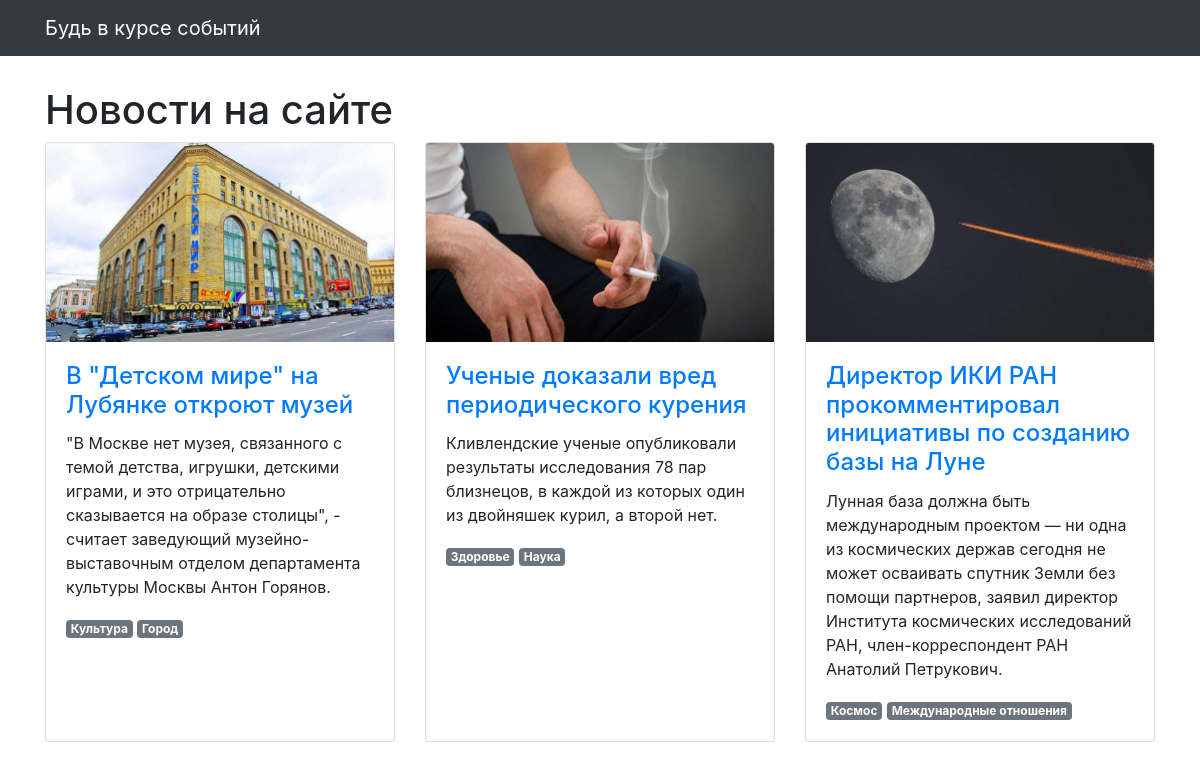
The page / on the database its author committed.
### articles/models.py (models this page shows, shortened)
class Article(models.Model):
    title = models.CharField(max_length=256, verbose_name='Название статьи')
    text = models.TextField(verbose_name='Текст')
    published_at = models.DateTimeField(verbose_name='Дата публикации статьи')
    image = models.ImageField(upload_to='articles/', blank=True, null=True, verbose_name='Картинка')
    tags = models.ManyToManyField(Tag, related_name='article', through='Scope')
    class Meta:
        verbose_name = 'Статья'
        verbose_name_plural = 'Статьи'
        ordering = ['-published_at']

class Tag(models.Model):
    name = models.CharField(max_length=50)

### articles/views.py (the view)
# urls.py: path('', articles_list, name='articles'),
def articles_list(request):
    object_list = Article.objects.order_by('-published_at')
    template = 'articles/news.html'
    context = {
        'object_list': object_list,
        'page_title': 'Новости на сайте'
    }
    ordering = '-published_at'
    return render(request, template, context)

### articles/templates/articles/news.html (shortened to what this page needs)
{% extends "articles/base.html" %}
{% load static %}
{% block content %}
<h1>{{ page_title }}</h1>
  <div class="row">
    {% for article in object_list %}
      <div class="col-lg-4 col-sm-6 portfolio-item">
        <div class="card h-100">
          <a href="#"><img class="card-img-top" src="{% get_media_prefix %}{{ article.image }}" alt=""></a>
          <div class="card-body">
            <h4 class="card-title">
              <a href="#">{{ article.title }}</a>
            </h4>
            <p class="card-text">{{ article.text }}</p>
            {% for scope in article.tags.all %}
            <span class="badge {% if scope.is_main %}badge-primary{% else %}badge-secondary{% endif %}">{{ scope.name }}</span>
{% endfor %}
          </div>
        </div>
      </div>
    {% endfor %}
  </div>
{% endblock %}

### articles/static/css/3-col-portfolio.css (style rules this page uses)
body { padding-top: 84px; padding-bottom: 84px; }
@media (min-width: 992px) { body { padding-top: 86px; padding-bottom: 86px; } }

### rows shown on the page
Article: image (picture), title "В \"Детском мире\" на Лубянке откроют музей", text "\"В Москве нет музея, связанного с темой детства, игрушки, детскими играми, и это отрицательно сказывается на образе столицы\", - считает заведующий музейно-выставочным отделом департамента культуры Москвы Антон Горянов."
Tag: name "Культура"
Tag: name "Город"
Article: image (picture), title "Ученые доказали вред периодического курения", text "Кливлендские ученые опубликовали результаты исследования 78 пар близнецов, в каждой из которых один из двойняшек курил, а второй нет."
Tag: name "Здоровье"
Tag: name "Наука"
Article: image (picture), title "Директор ИКИ РАН прокомментировал инициативы по созданию базы на Луне", text "Лунная база должна быть международным проектом — ни одна из космических держав сегодня не может осваивать спутник Земли без помощи партнеров, заявил директор Института космических исследований РАН, член-корреспондент РАН Анатолий Петрукович."
Tag: name "Космос"
Tag: name "Международные отношения"

### other values the page prints
{{ page_title }} "Новости на сайте"
